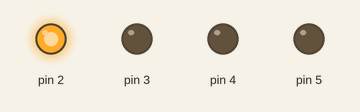
Simulated run of this sketch. Board: Arduino Uno, built with avr-gcc and run on an emulated ATmega328P. On the bench: output pins drawn as LEDs (lit = HIGH).

Above: at 0.5 s.
At 1.5 s:
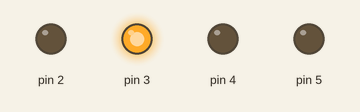
At 2.5 s:
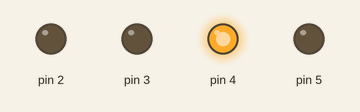
At 3.5 s:
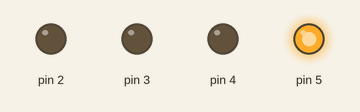
Timing chart, 0 to 5.2 s (numbered marks = the images above):
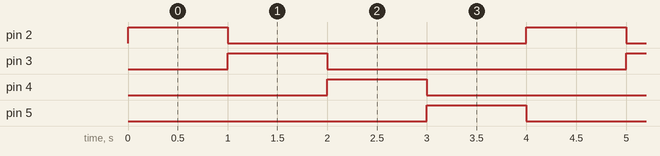

Measured:
- by itself, pin 2–5: alternates HIGH for 1.0 s and LOW for 3.0 s
- by itself, everything shown: repeats every 4.0 s, in 5 steps

The sketch:

demo1.ino
```cpp
int i;
int timer = 1000;
void setup() {
  for (int i= 2;i<=5;i++) {
   pinMode(i, OUTPUT);
   }
 }
void loop() {
for (int i=2; i <= 5; i++) {
     digitalWrite(i, HIGH);
     delay(timer);
     digitalWrite(i, LOW);
   }
}
```
